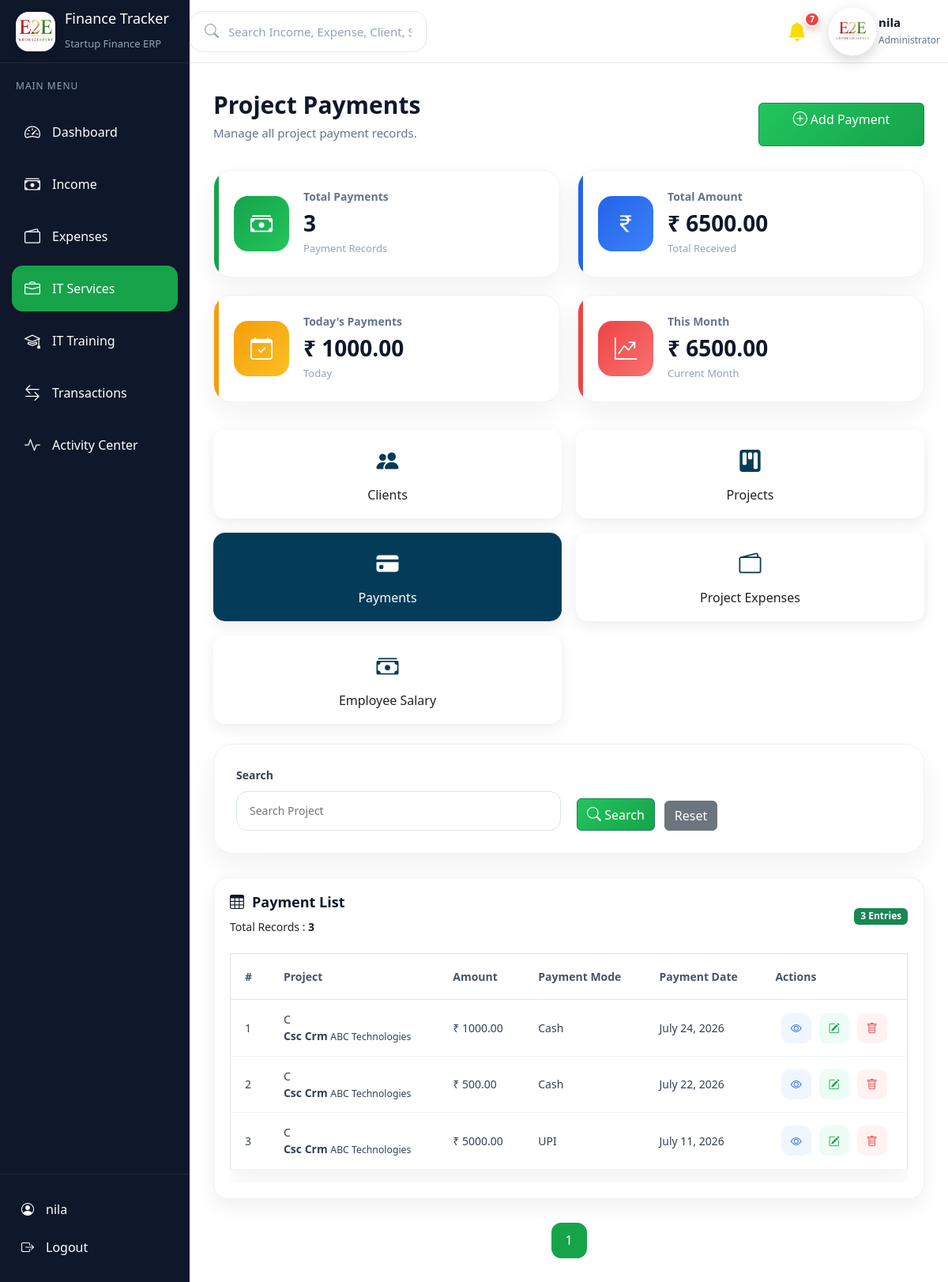
The page /services/payments/ (signed in) on the database its author committed.
### services/models.py (models this page shows, shortened)
class ProjectPayment(models.Model):
    PAYMENT_MODE = (
        ("Cash", "Cash"),
        ("UPI", "UPI"),
        ("Bank", "Bank"),
        ("Card", "Card"),
    )
    project = models.ForeignKey(
        Project,
        on_delete=models.CASCADE
    )
    amount = models.DecimalField(
        max_digits=12,
        decimal_places=2
    )
    payment_mode = models.CharField(
        max_length=20,
        choices=PAYMENT_MODE
    )
    transaction_id = models.CharField(
        max_length=150,
        blank=True,
        null=True
    )
    cheque_number = models.CharField(
        max_length=100,
        blank=True,
        null=True
    )
    bank_name = models.CharField(
        max_length=150,
        blank=True,
        null=True
    )
    payment_date = models.DateField()
    remarks = models.TextField(
        blank=True,
        null=True
    )
    created_at = models.DateTimeField(
        auto_now_add=True
    )
    class Meta:
        ordering = ["-id"]

class Project(models.Model):
    SERVICE_CHOICES = (
        ("Website", "Website"),
        ("Web Application", "Web Application"),
        ("Mobile Application", "Mobile Application"),
        ("UI/UX Design", "UI/UX Design"),
        ("Digital Marketing", "Digital Marketing"),
        ("SEO", "SEO"),
        ("ERP Development", "ERP Development"),
        ("Other", "Other"),
    )
    STATUS_CHOICES = (
        ("Pending", "Pending"),
        ("In Progress", "In Progress"),
        ("Completed", "Completed"),
        ("On Hold", "On Hold"),
    )
    client = models.ForeignKey(
        Client,
        on_delete=models.CASCADE,
        related_name="projects"
    )
    project_name = models.CharField(
        max_length=200,
        unique=True
    )
    service_type = models.CharField(
        max_length=100,
        choices=SERVICE_CHOICES
    )
    project_amount = models.DecimalField(
        max_digits=12,
        decimal_places=2
    )
    start_date = models.DateField()
    end_date = models.DateField()
    status = models.CharField(
        max_length=30,
        choices=STATUS_CHOICES,
        default="Pending"
    )
    description = models.TextField(
        blank=True,
        null=True
    )
    created_at = models.DateTimeField(
        auto_now_add=True
    )
    updated_at = models.DateTimeField(
        auto_now=True
    )
    class Meta:
        ordering = ["-id"]

class Client(models.Model):
    STATUS_CHOICES = (
        ("Active", "Active"),
        ("Inactive", "Inactive"),
    )
    company_name = models.CharField(
        max_length=200
    )
    contact_person = models.CharField(
        max_length=150
    )
    phone = models.CharField(
        max_length=10,
        unique=True
    )
    email = models.EmailField(
        unique=True
    )
    address = models.TextField(
        blank=True,
        null=True
    )
    gst_number = models.CharField(
        max_length=15,
        blank=True,
        null=True,
        unique=True
    )
    status = models.CharField(
        max_length=20,
        choices=STATUS_CHOICES,
        default="Active"
    )
    created_at = models.DateTimeField(
        auto_now_add=True
    )
    updated_at = models.DateTimeField(
        auto_now=True
    )
    class Meta:
        ordering = ["-id"]

### services/views.py (the view)
# urls.py: path("payments/", views.payment_list, name="service_payment_list"),
def payment_list(request):
    payments = ProjectPayment.objects.select_related(
        "project"
    ).all().order_by("-id")
    search = request.GET.get("search", "")
    if search:
        payments = payments.filter(
            Q(project__project_name__icontains=search) |
            Q(project__client__company_name__icontains=search)
        )
    paginator = Paginator(payments, 5)
    page_number = request.GET.get("page")
    page_obj = paginator.get_page(page_number)
    context = {
        "payments": page_obj,
        "page_obj": page_obj,
        "search": search,
        "active_page": "payments",
        "total_payments": ProjectPayment.objects.count(),
        "total_amount": ProjectPayment.objects.aggregate(
            total=Sum("amount")
        )["total"] or 0,
        "today_payments": ProjectPayment.objects.filter(
            payment_date=date.today()
        ).aggregate(
            total=Sum("amount")
        )["total"] or 0,
        "this_month_payments": ProjectPayment.objects.filter(
            payment_date__year=date.today().year,
            payment_date__month=date.today().month
        ).aggregate(
            total=Sum("amount")
        )["total"] or 0,
    }
    return render(
        request,
        "services/payment_list.html",
        context
    )

### templates/services/payment_list.html (shortened to what this page needs)
{% extends 'base.html' %}
{% block content %}
<div class="page-header">
    <div>
        <h2>Project Payments</h2>
        <p>Manage all project payment records.</p>
    </div>
    <div class="page-actions">
        <a href="{% url 'services:add_payment' %}" class="btn btn-success">
            <i class="bi bi-plus-circle"></i>
            Add Payment
        </a>
    </div>
</div>
<div class="dashboard-cards">
    <div class="dashboard-card revenue">
        <div class="card-icon">
            <i class="bi bi-cash-stack"></i>
        </div>
        <div class="card-content">
            <h5>Total Payments</h5>
            <h2>{{ total_payments }}</h2>
            <p>Payment Records</p>
        </div>
    </div>
    <div class="dashboard-card profit">
        <div class="card-icon">
            <i class="bi bi-currency-rupee"></i>
        </div>
        <div class="card-content">
            <h5>Total Amount</h5>
            <h2>₹ {{ total_amount|floatformat:2 }}</h2>
            <p>Total Received</p>
        </div>
    </div>
    <div class="dashboard-card target">
        <div class="card-icon">
            <i class="bi bi-calendar-check"></i>
        </div>
        <div class="card-content">
            <h5>Today's Payments</h5>
            <h2>₹ {{ today_payments|floatformat:2 }}</h2>
            <p>Today</p>
        </div>
    </div>
    <div class="dashboard-card expense">
        <div class="card-icon">
            <i class="bi bi-graph-up-arrow"></i>
        </div>
        <div class="card-content">
            <h5>This Month</h5>
            <h2>₹ {{ this_month_payments|floatformat:2 }}</h2>
            <p>Current Month</p>
        </div>
    </div>
</div>
<div class="service-nav">
    <a href="{% url 'services:client_list' %}" class="service-link {% if active_page == 'clients' %}active{% endif %}">
        <i class="bi bi-people-fill"></i>
        Clients
    </a>
    <a href="{% url 'services:project_list' %}"
        class="service-link {% if active_page == 'projects' %}active{% endif %}">
        <i class="bi bi-kanban-fill"></i>
        Projects
    </a>
    <a href="{% url 'services:service_payment_list' %}"
        class="service-link {% if active_page == 'payments' %}active{% endif %}">
        <i class="bi bi-credit-card-fill"></i>
        Payments
    </a>
    <a href="{% url 'services:expense_list' %}"
        class="service-link {% if active_page == 'expenses' %}active{% endif %}">
        <i class="bi bi-wallet2"></i>
        Project Expenses
    </a>
    <a href="{% url 'services:salary_list' %}" class="service-link {% if active_page == 'salary' %}active{% endif %}">
        <i class="bi bi-cash-stack"></i>
        Employee Salary
    </a>
</div>
<div class="filter-card">
    <form method="GET">
        <div class="filter-grid">
            <div class="filter-group">
                <label>Search</label>
                <input type="text" name="search" value="{{ search }}" placeholder="Search Project">
            </div>
            <div class="filter-buttons">
                <button type="submit" class="btn btn-success">
                    <i class="bi bi-search"></i>
                    Search
                </button>
                <a href="{% url 'services:service_payment_list' %}" class="btn btn-secondary">
                    Reset
                </a>
            </div>
        </div>
    </form>
</div>
<div class="dashboard-box payment-table-card">
    <div class="box-header">
        <div>
            <h3>
                <i class="bi bi-table"></i>
                Payment List
            </h3>
            <small>
                Total Records :
                <strong>{{ page_obj.paginator.count }}</strong>
            </small>
        </div>
        <div>
            <span class="badge bg-success">
                {{ page_obj.paginator.count }} Entries
            </span>
        </div>
    </div>
    <div class="table-responsive">
        <table class="table dashboard-table align-middle">
            <thead>
                <tr>
                    <th>#</th>
                    <th>Project</th>
                    <th>Amount</th>
                    <th>Payment Mode</th>
                    <th>Payment Date</th>
                    <th>Actions</th>
                </tr>
            </thead>
            <tbody>
                {% for payment in payments %}
                <tr>
                    <td>{{ forloop.counter }}</td>
                    <td>
                        <div class="client-info">
                            <div class="client-avatar">
                                {{ payment.project.project_name|first|upper }}
                            </div>
                            <div>
                                <strong>{{ payment.project.project_name }}</strong>
                                <small>{{ payment.project.client.company_name }}</small>
                            </div>
                        </div>
                    </td>
                    <td>₹ {{ payment.amount }}</td>
                    <td>{{ payment.payment_mode }}</td>
                    <td>{{ payment.payment_date }}</td>
                    <td>
                        <div class="action-buttons">
                            <a href="{% url 'services:view_payment' payment.id %}" class="view-btn">
                                <i class="bi bi-eye"></i>
                            </a>
                            <a href="{% url 'services:edit_payment' payment.id %}" class="edit-btn">
                                <i class="bi bi-pencil-square"></i>
                            </a>
                            <a href="#" class="delete-btn" data-bs-toggle="modal" data-bs-target="#deleteModal"
                                data-url="{% url 'services:delete_payment' payment.id %}">
                                <i class="bi bi-trash"></i>
                            </a>
                        </div>
                    </td>
                </tr>
                {% endfor %}
            </tbody>
        </table>
    </div>
</div>
<div class="pagination-container">
    {% for page in page_obj.paginator.page_range %}
    {% if page == page_obj.number %}
    <span class="page-btn active">
        {{ page }}
    </span>
    {% else %}
    <a href="?page={{ page }}" class="page-btn">
        {{ page }}
    </a>
    {% endif %}
    {% endfor %}
</div>
{% endblock %}

### templates/includes/sidebar.html (shortened to what this page needs)
{% load static %}
<aside class="sidebar" id="sidebar">
    <div class="sidebar-header">
        <div class="brand">
            <div class="brand-logo">
                <img
    src="{% static 'images/e2e.jpeg' %}"
    alt="E2E Logo"
    class="brand-logo-img"
>
            </div>
            <div class="brand-text">
                <h2>Finance Tracker</h2>
                <span>Startup Finance ERP</span>
            </div>
        </div>
    </div>
    <div class="menu-title">
        MAIN MENU
    </div>
    <ul class="sidebar-menu">
        <li>
            <a href="/dashboard/" class="{% if '/dashboard/' in request.path %}active{% endif %}">
                <i class="bi bi-speedometer2"></i>
                <span>Dashboard</span>
            </a>
        </li>
        <li>
            <a href="/income/" class="{% if '/income/' in request.path %}active{% endif %}">
                <i class="bi bi-cash-stack"></i>
                <span>Income</span>
            </a>
        </li>
        <li>
            <a href="/expenses/" class="{% if '/expenses/' in request.path %}active{% endif %}">
                <i class="bi bi-wallet2"></i>
                <span>Expenses</span>
            </a>
        </li>
        <li>
            <a href="/services/" class="{% if '/services/' in request.path %}active{% endif %}">
                <i class="bi bi-briefcase"></i>
                <span>IT Services</span>
            </a>
        </li>
        <li>
            <a href="/training/" class="{% if '/training/' in request.path %}active{% endif %}">
                <i class="bi bi-mortarboard"></i>
                <span>IT Training</span>
            </a>
        </li>
        <li>
            <a href="/transactions/" class="{% if '/transactions/' in request.path %}active{% endif %}">
                <i class="bi bi-arrow-left-right"></i>
                <span>Transactions</span>
            </a>
        </li>
        <li>
            <a href="/activity/" class="{% if '/activity/' in request.path %}active{% endif %}">
                <i class="bi bi-activity"></i>
                <span>Activity Center</span>
            </a>
        </li>
    </ul>
    <div class="sidebar-footer">
        <a href="/admin/">
            <i class="bi bi-person-circle"></i>
            <span>{{ request.user.username }}</span>
        </a>
        <a href="/logout/">
            <i class="bi bi-box-arrow-right"></i>
            <span>Logout</span>
        </a>
    </div>
</aside>

### templates/includes/navbar.html (shortened to what this page needs)
{% load static %}
<nav class="navbar">
    <div class="navbar-left">
        <div class="search-box">
            <i class="bi bi-search"></i>
            <input type="text" id="globalSearch" placeholder="Search Income, Expense, Client, Student..."
                autocomplete="off">
        </div>
    </div>
    <div class="navbar-right">
        <a href="{% url 'notification_list' %}" class="nav-icon notification-icon">
            <i class="bi bi-bell-fill"></i>
            {% if unread_notifications > 0 %}
            <span class="count">
                {{ unread_notifications }}
            </span>
            {% endif %}
        </a>
        <div class="profile">
       <img
    src="{% static 'images/e2e-logo.png' %}"
    alt="E2E Logo"
    class="profile-avatar"
>
            <div>
                <h5>{{ request.user.username }}</h5>
                <span>Administrator</span>
            </div>
        </div>
    </div>
</nav>

### rows shown on the page
ProjectPayment: project.project_name|first "C", project.project_name "Csc Crm", project.client.company_name "ABC Technologies", amount "1000.00", payment_mode "Cash", payment_date "July 24, 2026"
ProjectPayment: project.project_name|first "C", project.project_name "Csc Crm", project.client.company_name "ABC Technologies", amount "500.00", payment_mode "Cash", payment_date "July 22, 2026"
ProjectPayment: project.project_name|first "C", project.project_name "Csc Crm", project.client.company_name "ABC Technologies", amount "5000.00", payment_mode "UPI", payment_date "July 11, 2026"

### other values the page prints
{{ request.user.username }} "nila"
{{ unread_notifications }} "7"
{{ total_payments }} "3"
{{ total_amount|floatformat:2 }} "6500.00"
{{ today_payments|floatformat:2 }} "1000.00"
{{ this_month_payments|floatformat:2 }} "6500.00"
{{ page_obj.paginator.count }} "3"
{{ page }} "1"
